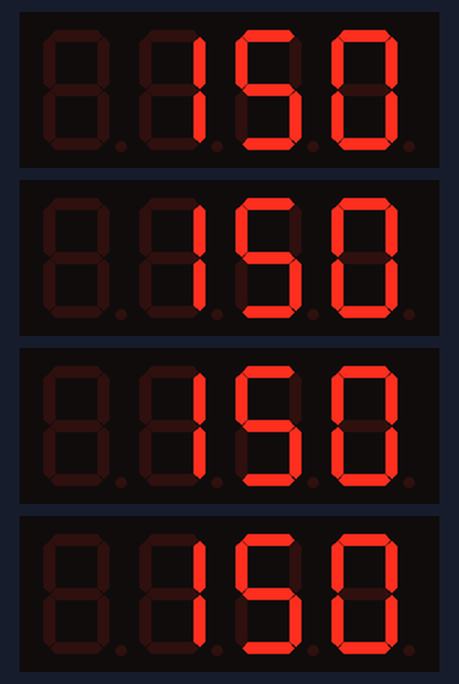
A sketch run on a simulated Arduino Uno, built with avr-gcc and run on an emulated ATmega328P. Shown: 4 × 4-digit seven-segment display.

Above: at 1.1 s.
At 5.1 s:
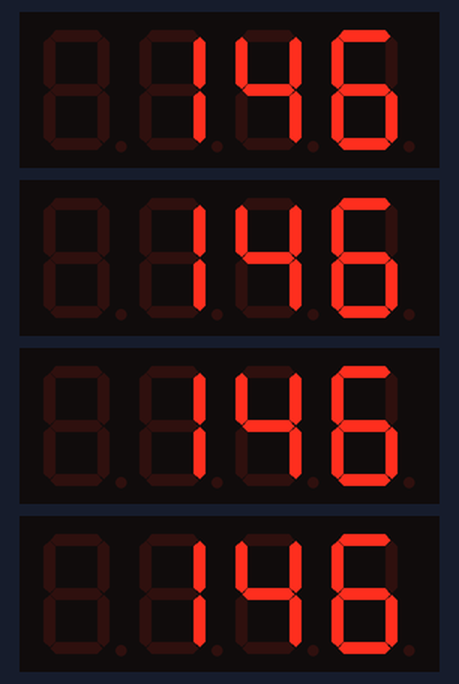
At 10.1 s:
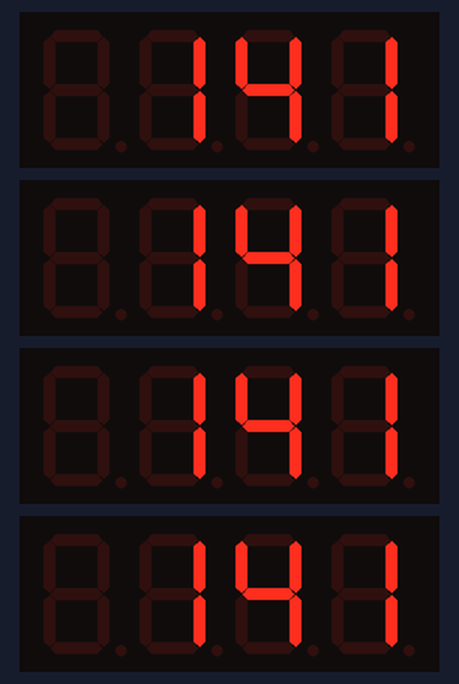
At 19.1 s:
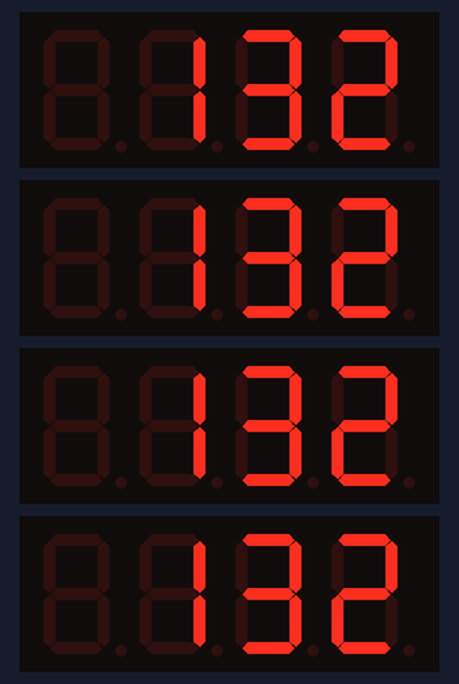
At 28.1 s:
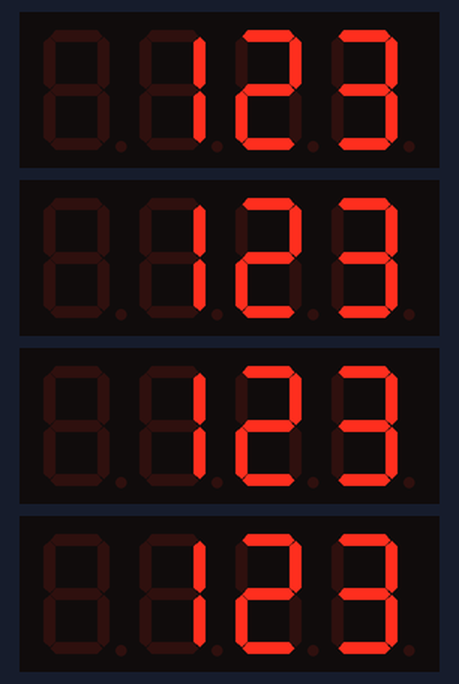
At 38.1 s:
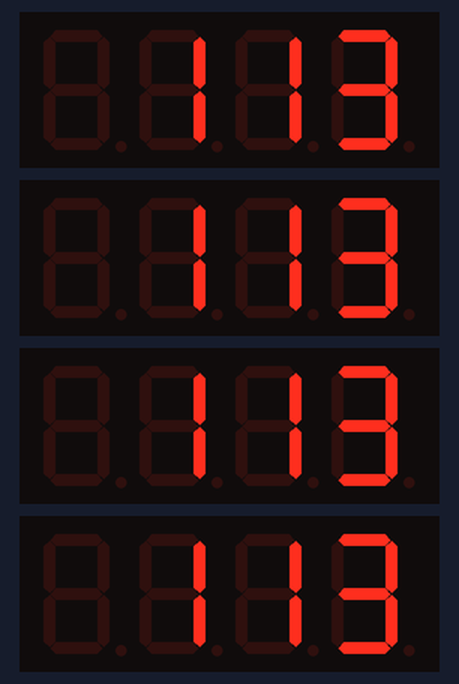

Measured:
- what the display in image 0 shows lasts 1.0 s, from 1.1 s to 2.1 s

The sketch:

test_7_segmen.ino
```cpp
#include <TM1637Display.h>
#include <Arduino.h>
#define CLK 2
#define DIO1 3
#define DIO2 4
#define DIO3 5
#define DIO4 6
#define SENSING 10

const uint8_t SEG_DONE[] = {SEG_G,SEG_G,SEG_G,SEG_G,};
const uint8_t SEG_CLEAR[] = {0,0,0,0};

unsigned long interval = 1000;
unsigned long previousMillis = 0;
TM1637Display display1(CLK, DIO1);
TM1637Display display2(CLK, DIO2);
TM1637Display display3(CLK, DIO3);
TM1637Display display4(CLK, DIO4);
int NumbStep = 150;
int NumbStep2 = 150;
int NumbStep3 = 150;
int NumbStep4 = 150;
int LightState1 = 1;

void setup() {
  // put your setup code here, to run once:
  display1.setBrightness(0x00);
  display2.setBrightness(0x00);
  display3.setBrightness(0x00);
  display4.setBrightness(0x00);//set the diplay to minimum brightness

}

void loop() {
  unsigned long currentMillis = millis();
  if ((unsigned long)(currentMillis - previousMillis) >= interval){
    update_time();
    previousMillis = currentMillis;
  }
  // put your main code here, to run repeatedly:

}

void update_time(){
  //display(CLK, DIO1);76uuyyyjj65tx
  if(LightState1 == 4 | LightState1 == 3){
    display1.setSegments(SEG_DONE);
  }else{
    display1.showNumberDec(NumbStep);
    display2.showNumberDec(NumbStep);
    display3.showNumberDec(NumbStep);
    display4.showNumberDec(NumbStep);//Display the Variable value;
  }

  NumbStep--;
  NumbStep2--;
  NumbStep3--;
  NumbStep4--;
}
```
